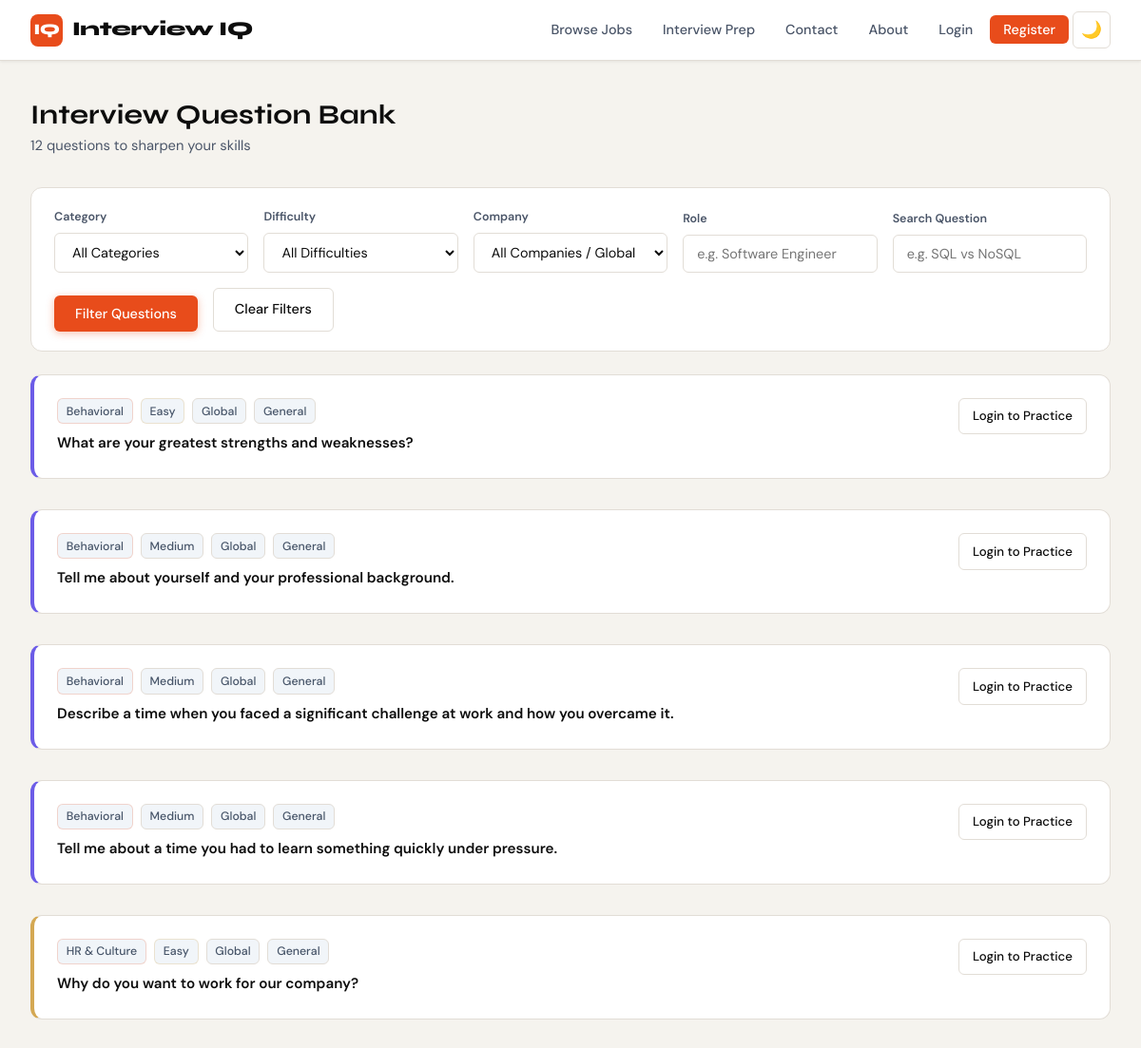
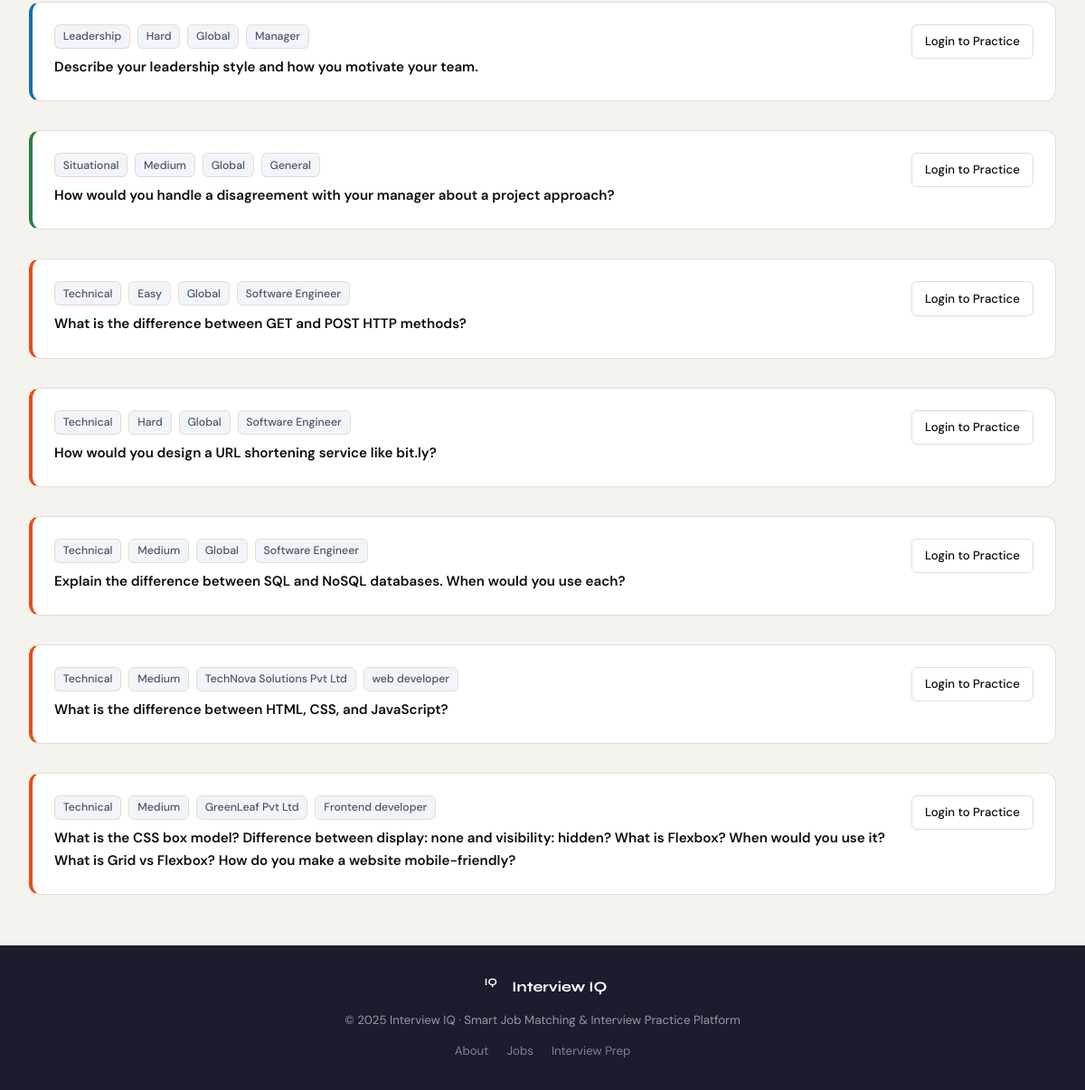
The app's page /interviews/ with its own data (2 pictures, top to bottom).
### interviews/models.py (models this page shows, shortened)
class InterviewQuestion(models.Model):
    CATEGORY = (
        ('behavioral','Behavioral'),
        ('technical','Technical'),
        ('situational','Situational'),
        ('hr','HR & Culture'),
        ('leadership','Leadership'),
    )
    DIFFICULTY = (('easy','Easy'),('medium','Medium'),('hard','Hard'))
    category = models.CharField(max_length=20, choices=CATEGORY)
    difficulty = models.CharField(max_length=10, choices=DIFFICULTY, default='medium')
    role_tag = models.CharField(max_length=100, blank=True, help_text='e.g. Software Engineer, Marketing')
    question = models.TextField()
    sample_answer = models.TextField()
    tips = models.TextField(blank=True)
    company = models.ForeignKey(CompanyProfile, on_delete=models.SET_NULL, null=True, blank=True, related_name='interview_questions', help_text='Leave blank for global questions')
    created_at = models.DateTimeField(auto_now_add=True)
    class Meta:
        ordering = ['category', 'difficulty']

### accounts/models.py (models this page shows, shortened)
class CompanyProfile(models.Model):
    user = models.OneToOneField(User, on_delete=models.CASCADE, related_name='company_profile')
    company_name = models.CharField(max_length=200)
    industry = models.CharField(max_length=100)
    company_size = models.CharField(max_length=50, blank=True)
    website = models.URLField(blank=True)
    description = models.TextField(blank=True)
    location = models.CharField(max_length=100, blank=True)
    logo = models.ImageField(upload_to='logos/', blank=True, null=True)
    founded_year = models.PositiveIntegerField(null=True, blank=True)
    created_at = models.DateTimeField(auto_now_add=True)

### interviews/views.py (the view)
# urls.py: path('', views.question_bank, name='question_bank'),
def question_bank(request):
    questions = InterviewQuestion.objects.all()
    category = request.GET.get('category', '')
    difficulty = request.GET.get('difficulty', '')
    role = request.GET.get('role', '')
    company_id = request.GET.get('company', '')
    q = request.GET.get('q', '')
    if category:
        questions = questions.filter(category=category)
    if difficulty:
        questions = questions.filter(difficulty=difficulty)
    if role:
        questions = questions.filter(role_tag__icontains=role)
    if company_id:
        questions = questions.filter(company_id=company_id)
    if q:
        questions = questions.filter(question__icontains=q)
    companies = InterviewQuestion.objects.exclude(company__isnull=True).values('company__company_name', 'company__id').distinct()
    companies_list = [ {'id': c['company__id'], 'name': c['company__company_name']} for c in companies ] + [{'id': '', 'name': 'All Companies / Global'}]
    return render(request, 'interviews/question_bank.html', {
        'questions': questions,
        'CATEGORIES': InterviewQuestion.CATEGORY,
        'DIFFICULTIES': InterviewQuestion.DIFFICULTY,
        'COMPANIES': companies_list,
        'selected_category': category,
        'selected_difficulty': difficulty,
        'selected_company': company_id,
        'role': role,
        'q': q,
    })

### templates/interviews/question_bank.html (shortened to what this page needs)
{% extends 'base.html' %}
{% block content %}
<div class="page-container">
  <div class="page-header">
    <div><h1>Interview Question Bank</h1><p>{{ questions|length }} questions to sharpen your skills</p></div>
  </div>
  <form method="get" class="search-bar">
    <div class="search-field">
      <label>Category</label>
      <select name="category" class="form-control">
        <option value="">All Categories</option>
      </select>
    </div>
    <div class="search-field">
      <label>Difficulty</label>
      <select name="difficulty" class="form-control">
        <option value="">All Difficulties</option>
      </select>
    </div>
    <div class="search-field">
      <label>Company</label>
      <select name="company" class="form-control">
        {% for comp in COMPANIES %}
        <option value="{{ comp.id }}" {% if selected_company == comp.id|stringformat:"s" %}selected{% endif %}>{{ comp.name }}</option>
        {% endfor %}
      </select>
    </div>
    <div class="search-field">
      <label>Role</label>
      <input type="text" name="role" value="{{ role }}" class="form-control" placeholder="e.g. Software Engineer">
    </div>
    <div class="search-field">
      <label>Search Question</label>
      <input type="text" name="q" value="{{ q }}" class="form-control" placeholder="e.g. SQL vs NoSQL">
    </div>
    <button type="submit" class="btn btn-primary">Filter Questions</button>
    <a href="{% url 'question_bank' %}" class="btn btn-outline-dark">Clear Filters</a>
  </form>
  {% if questions %}
  <div style="display:flex;flex-direction:column;gap:1rem;">
    {% for q in questions %}
    <div class="question-card {{ q.category }}">
      <div style="display:flex;justify-content:space-between;align-items:flex-start;flex-wrap:wrap;gap:1rem;">
        <div style="flex:1;">
          <div style="display:flex;gap:0.5rem;margin-bottom:0.5rem;flex-wrap:wrap;">
            <span class="tag tag-accent">{{ q.get_category_display }}</span>
            <span class="tag {% if q.difficulty == 'easy' %}tag-gold{% elif q.difficulty == 'hard' %}tag-danger{% endif %}">{{ q.get_difficulty_display }}</span>
            {% if q.company %}
            <span class="tag bg-primary text-white">{{ q.company.company_name }}</span>
            {% else %}
            <span class="tag bg-secondary">Global</span>
            {% endif %}
            {% if q.role_tag %}<span class="tag">{{ q.role_tag }}</span>{% endif %}
          </div>
          <p style="font-weight:600;font-size:0.95rem;color:var(--ink);">{{ q.question }}</p>
        </div>
        {% if user.is_authenticated and user.is_jobseeker %}
        <a href="{% url 'practice' q.pk %}" class="btn btn-primary btn-sm" style="white-space:nowrap;">Practice →</a>
        {% elif not user.is_authenticated %}
        <a href="{% url 'login' %}" class="btn btn-outline-dark btn-sm">Login to Practice</a>
        {% endif %}
      </div>
    </div>
    {% endfor %}
  </div>
  {% else %}
  <div class="empty-state"><div class="icon">🎤</div><h3>No questions found</h3><p>Try different filters.</p></div>
  {% endif %}
</div>
{% endblock %}

### static/css/style.css (style rules this page uses)
:root { --ink: #0d0d0d; --paper: #f5f3ee; --surface: #ffffff; --accent: #e84c1b; --accent-light: #ff6b3d; --accent-dim: #fde8e1; --gold: #d4a853; --gold-dim: #fdf3df; --slate: #4a5568; --muted: #8a9ab0; --border: #e2ddd6; --success: #2d7d46; --success-dim: #d4edda; --warning: #8a6200; --warning-dim: #fff3cd; --danger: #c0392b; --danger-dim: #fde8e6; --info: #1a6fa8; --info-dim: #d6eaf8; --shadow-sm: 0 1px 3px rgba(0,0,0,0.08); --shadow: 0 4px 16px rgba(0,0,0,0.10); --shadow-lg: 0 12px 40px rgba(0,0,0,0.14); --radius: 12px; --radius-sm: 6px; --radius-lg: 20px; }
*, *::before, *::after { box-sizing: border-box; margin: 0; padding: 0; }
html { scroll-behavior: smooth; }
body { font-family: 'DM Sans', system-ui, sans-serif; background: var(--paper); color: var(--ink); line-height: 1.65; min-height: 100vh; display: flex; flex-direction: column; }
h1,h2,h3,h4,h5,h6 { font-family: 'Syne', sans-serif; line-height: 1.15; font-weight: 700; }
a { color: inherit; text-decoration: none; transition: color 0.2s; }
.btn { display: inline-flex; align-items: center; gap: 8px; padding: 10px 22px; border-radius: var(--radius-sm); font-family: 'DM Sans', sans-serif; font-size: 0.9rem; font-weight: 500; border: none; cursor: pointer; transition: all 0.3s ease; text-decoration: none; white-space: nowrap; }
.btn-primary { background: var(--accent); color: white; box-shadow: 0 2px 8px rgba(232,76,27,0.35); }
.btn-outline-dark { background: transparent; color: var(--ink); border: 1.5px solid var(--border); }
.btn-sm { padding: 6px 14px; font-size: 0.82rem; }
.page-container { max-width: 1200px; margin: 0 auto; padding: 2.5rem 2rem; flex: 1; }
.page-header { margin-bottom: 2rem; display: flex; justify-content: space-between; align-items: flex-start; flex-wrap: wrap; gap: 1rem; }
.page-header h1 { font-size: 1.8rem; margin-bottom: 0.25rem; }
.page-header p { color: var(--slate); font-size: 0.92rem; }
.tag { display: inline-flex; align-items: center; gap: 4px; padding: 3px 10px; border-radius: 100px; font-size: 0.78rem; font-weight: 500; background: var(--paper); color: var(--slate); border: 1px solid var(--border); }
.tag-accent { background: var(--accent-dim); color: var(--accent); border-color: rgba(232,76,27,0.2); }
.tag-gold { background: var(--gold-dim); color: var(--gold); border-color: rgba(212,168,83,0.25); }
.form-control { width: 100%; padding: 10px 14px; border: 1.5px solid var(--border); border-radius: var(--radius-sm); font-family: 'DM Sans', sans-serif; font-size: 0.9rem; background: var(--surface); color: var(--ink); transition: border-color 0.2s, box-shadow 0.2s; }
.search-bar { background: var(--surface); border: 1px solid var(--border); border-radius: var(--radius); padding: 1.25rem 1.5rem; margin-bottom: 1.5rem; display: flex; gap: 1rem; flex-wrap: wrap; align-items: flex-end; }
.search-field { flex: 1; min-width: 180px; }
.search-field label { display: block; font-size: 0.78rem; font-weight: 600; margin-bottom: 0.4rem; color: var(--slate); }
.question-card { background: var(--surface); border: 1px solid var(--border); border-radius: var(--radius); padding: 1.5rem; margin-bottom: 1rem; border-left: 4px solid var(--border); transition: all 0.2s; }
.question-card.behavioral { border-left-color: #6c5ce7; }
.question-card.technical { border-left-color: var(--accent); }
.question-card.hr { border-left-color: var(--gold); }
.question-card.situational { border-left-color: var(--success); }
.question-card.leadership { border-left-color: var(--info); }
.btn-sm { padding: 0.45rem 0.875rem; font-size: 0.83rem; }
.tag { background: #f1f5f9; color: #475569; padding: 0.15rem 0.55rem; border-radius: 6px; font-size: 0.77rem; font-weight: 500; }

### static/css/home-enhancements.css (style rules this page uses)
:root { --dark-bg: #0a0a0a; --dark-paper: #1a1a1a; --dark-surface: #252525; --dark-border: #404040; --dark-muted: #a0a0a0; }

### records on screen
InterviewQuestion: category "Behavioral", difficulty "Easy", shows "Global", role_tag "General", question "What are your greatest strengths and weaknesses?"
InterviewQuestion: category "Behavioral", difficulty "Medium", shows "Global", role_tag "General", question "Tell me about yourself and your professional background."
InterviewQuestion: category "Behavioral", difficulty "Medium", shows "Global", role_tag "General", question "Describe a time when you faced a significant challenge at work and how you overcame it."
InterviewQuestion: category "Behavioral", difficulty "Medium", shows "Global", role_tag "General", question "Tell me about a time you had to learn something quickly under pressure."
InterviewQuestion: category "HR & Culture", difficulty "Easy", shows "Global", role_tag "General", question "Why do you want to work for our company?"
InterviewQuestion: category "Leadership", difficulty "Hard", shows "Global", role_tag "Manager", question "Describe your leadership style and how you motivate your team."
InterviewQuestion: category "Situational", difficulty "Medium", shows "Global", role_tag "General", question "How would you handle a disagreement with your manager about a project approach?"
InterviewQuestion: category "Technical", difficulty "Easy", shows "Global", role_tag "Software Engineer", question "What is the difference between GET and POST HTTP methods?"
InterviewQuestion: category "Technical", difficulty "Hard", shows "Global", role_tag "Software Engineer", question "How would you design a URL shortening service like bit.ly?"
InterviewQuestion: category "Technical", difficulty "Medium", shows "Global", role_tag "Software Engineer", question "Explain the difference between SQL and NoSQL databases. When would you use each?"
InterviewQuestion: category "Technical", difficulty "Medium", company.company_name "TechNova Solutions Pvt Ltd", role_tag "web developer", question "What is the difference between HTML, CSS, and JavaScript?"
InterviewQuestion: category "Technical", difficulty "Medium", company.company_name "GreenLeaf Pvt Ltd", role_tag "Frontend developer", question "What is the CSS box model? Difference between display: none and visibility: hidden? What is Flexbox? When would you use it? What is Grid vs Flexbox? How do you make a website mobile-friendly?"

### other values on screen
{{ questions|length }} "12"
form field company "All Companies / Global"
